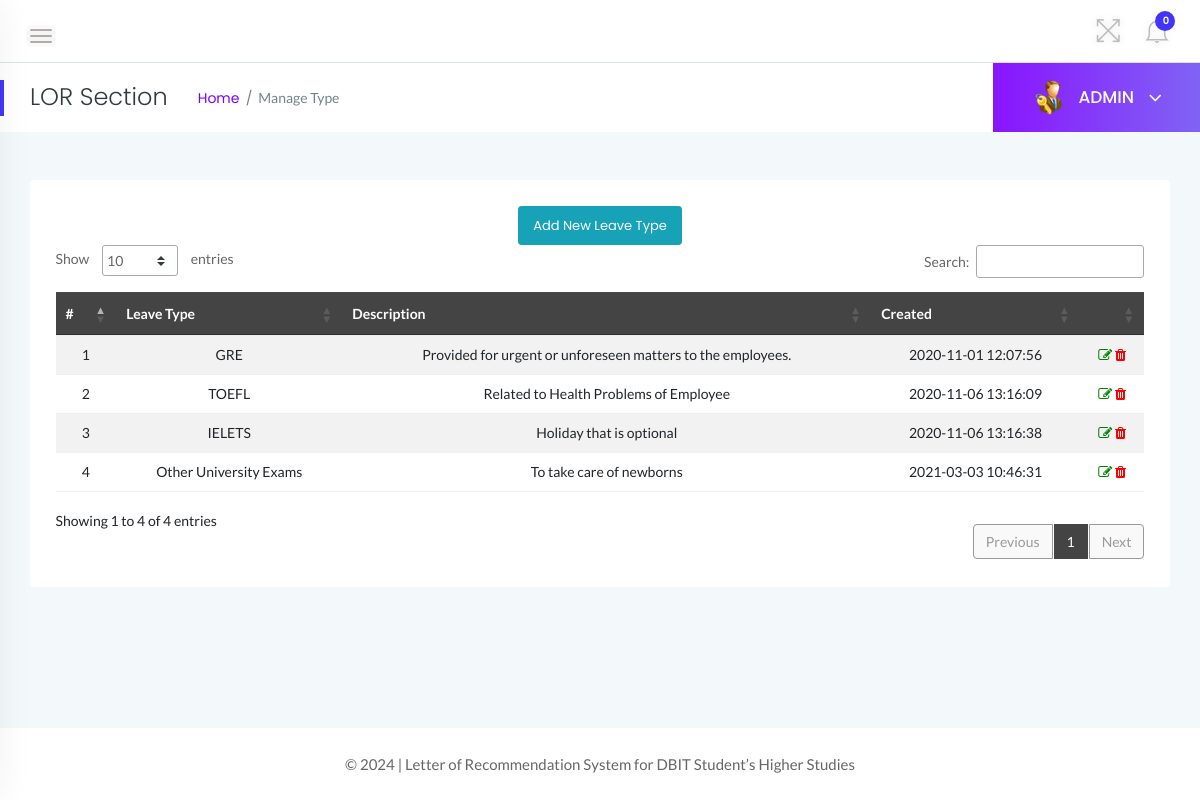
Page /admin/lor-section.php (signed in) on the committed database.
### tables this page shows
CREATE TABLE `tblleavetype` (
  `id` int(11) NOT NULL,
  `LeaveType` varchar(200) DEFAULT NULL,
  `Description` mediumtext,
  `CreationDate` timestamp NOT NULL DEFAULT CURRENT_TIMESTAMP
);

### admin/lor-section.php (the view, shortened to what this page needs)
<?php
    if(strlen($_SESSION['alogin'])==0){
    header('location:index.php');
    } else {
?>
<!doctype html>
<html class="no-js" lang="en">
<head>
    <link rel="stylesheet" href="../assets/css/bootstrap.min.css">
    <link rel="stylesheet" href="../assets/css/font-awesome.min.css">
    <link rel="stylesheet" href="../assets/css/themify-icons.css">
    <link rel="stylesheet" href="../assets/css/metisMenu.css">
    <link rel="stylesheet" href="../assets/css/owl.carousel.min.css">
    <link rel="stylesheet" href="../assets/css/slicknav.min.css">
    <link rel="stylesheet" href="https://www.amcharts.com/lib/3/plugins/export/export.css" type="text/css" media="all" />
    <link rel="stylesheet" type="text/css" href="https://cdn.datatables.net/1.10.19/css/jquery.dataTables.css">
    <link rel="stylesheet" type="text/css" href="https://cdn.datatables.net/1.10.18/css/dataTables.bootstrap4.min.css">
    <link rel="stylesheet" type="text/css" href="https://cdn.datatables.net/responsive/2.2.3/css/responsive.bootstrap.min.css">
    <link rel="stylesheet" type="text/css" href="https://cdn.datatables.net/responsive/2.2.3/css/responsive.jqueryui.min.css">
    <link rel="stylesheet" href="../assets/css/typography.css">
    <link rel="stylesheet" href="../assets/css/default-css.css">
    <link rel="stylesheet" href="../assets/css/styles.css">
    <link rel="stylesheet" href="../assets/css/responsive.css">
</head>
<body>
    <div class="page-container">
        <div class="main-content">
            <div class="header-area">
                <div class="row align-items-center">
                    <div class="col-md-6 col-sm-8 clearfix">
                        <div class="nav-btn pull-left">
                            <span></span>
                            <span></span>
                            <span></span>
                        </div>
                    </div>
                    <div class="col-md-6 col-sm-4 clearfix">
                        <ul class="notification-area pull-right">
                            <li id="full-view"><i class="ti-fullscreen"></i></li>
                            <?php include '../includes/admin-notification.php'?>
                        </ul>
                    </div>
                </div>
            </div>
            <div class="page-title-area">
                <div class="row align-items-center">
                    <div class="col-sm-6">
                        <div class="breadcrumbs-area clearfix">
                            <h4 class="page-title pull-left">LOR Section</h4>
                            <ul class="breadcrumbs pull-left">
                                <li><a href="dashboard.php">Home</a></li>
                                <li><span>Manage Type</span></li>
                            </ul>
                        </div>
                    </div>
                    <div class="col-sm-6 clearfix">
                        <div class="user-profile pull-right">
                            <img class="avatar user-thumb" src="../assets/images/admin.png" alt="avatar">
                            <h4 class="user-name dropdown-toggle" data-toggle="dropdown">ADMIN <i class="fa fa-angle-down"></i></h4>
                        </div>
                    </div>
                </div>
            </div>
            <div class="main-content-inner">
                <div class="row">
                    <div class="col-12 mt-5">
                        <div class="card">
                            <div class="card-body">
                                <div class="data-tables datatable-dark">
                                <center><a href="add-leavetype.php" class="btn btn-sm btn-info">Add New Leave Type</a></center>
                                    <table id="dataTable3" class="table table-hover table-striped text-center">
                                        <thead class="text-capitalize">
                                            <tr>
                                                <th>#</th>
                                                <th>Leave Type</th>
                                                <th>Description</th>
                                                <th>Created</th>
                                                <th></th>
                                            </tr>
                                        </thead>
                                        <tbody>
                                        <?php $sql = "SELECT * from tblleavetype";
                                        $query = $dbh -> prepare($sql);
                                        $query->execute();
                                        $results=$query->fetchAll(PDO::FETCH_OBJ);
                                        $cnt=1;
                                        if($query->rowCount() > 0)
                                        {
                                        foreach($results as $result)
                                        {               ?>
                                        <tr>
                                            <td> <?php echo htmlentities($cnt);?></td>
                                            <td><?php echo htmlentities($result->LeaveType);?></td>
                                            <td><?php echo htmlentities($result->Description);?></td>
                                            <td><?php echo htmlentities($result->CreationDate);?></td>
                                            <td><a href="edit-leaveType.php?lid=<?php echo htmlentities($result->id);?>"><i class="fa fa-edit" style="color:green"></i></a>
                                            <a href="leave-section.php?del=<?php echo htmlentities($result->id);?>" onclick="return confirm('Do you want to delete?');"> <i class="fa fa-trash" style="color:red"></i></a> </td>
                                        </tr>
                                         <?php $cnt++;} }?>
                                    </tbody>
                                    </table>
                                </div>
                            </div>
                        </div>
                    </div>
                </div>
                </div>
            </div>
            <?php include '../includes/footer.php' ?>
        </div>
</body>
</html>
<?php } ?>

### assets/css/styles.css (style rules this page uses)
.page-container { width: 100%; height: 100%; min-height: 100vh; padding-left: 280px; -webkit-transition: padding-left 0.3s ease 0s; transition: padding-left 0.3s ease 0s; }
.sbar_collapsed.page-container { padding-left: 0; }
.card { border: none; border-radius: 4px; background-color: #fff; -webkit-transition: all 0.3s ease 0s; transition: all 0.3s ease 0s; }
.card-body { padding: 25.6px; padding: 1.6rem; }
.main-content { width: 100%; background: #f3f8fb; }
.main-content-inner { padding: 0 30px 50px; }
.header-area { padding: 15px 30px; background: #fff; border-bottom: 1px solid #d8e3e7; }
.nav-btn { margin: 10px 30px 0 0; cursor: pointer; }
.nav-btn span { display: block; width: 22px; height: 2px; background: #b3aaaa; margin: 4px 0; border-radius: 15px; -webkit-transition: all 0.3s ease 0s; transition: all 0.3s ease 0s; box-shadow: 0 0 0 4px rgba(99, 96, 96, 0.03); }
.nav-btn span:nth-child(2) { opacity: 0; }
.nav-btn span:first-child { -webkit-transform: rotate(45deg) translate(5px, 5px); transform: rotate(45deg) translate(5px, 5px); }
.nav-btn span:last-child { -webkit-transform: rotate(-45deg) translate(3px, -3px); transform: rotate(-45deg) translate(3px, -3px); }
.sbar_collapsed .nav-btn span { transform: none; opacity: 1; }
.notification-area { -webkit-user-select: none; -moz-user-select: none; -ms-user-select: none; user-select: none; position: relative; z-index: 1; }
.notification-area li { display: inline-block; margin-left: 20px; cursor: pointer; -webkit-user-select: none; -moz-user-select: none; -ms-user-select: none; user-select: none; }
.notification-area li > i { font-size: 26px; color: #bdbcbc; vertical-align: middle; text-shadow: 0 0 8px rgba(0, 0, 0, 0.12); -webkit-transition: color 0.3s ease 0s; transition: color 0.3s ease 0s; }
.notification-area li#full-view { display: inline-block; }
.page-title-area { padding: 0 30px; background: #fff; position: relative; }
.page-title-area:before { content: ""; position: absolute; left: 0; top: 50%; width: 4px; height: 36px; background: var(--primary-color); -webkit-transform: translateY(-50%); transform: translateY(-50%); }
.page-title { font-size: 24px; font-weight: 300; color: #313b3d; letter-spacing: 0; margin-right: 30px; }
ul.breadcrumbs { margin-top: 4px; }
.breadcrumbs li { display: inline-block; }
.breadcrumbs li a, .breadcrumbs li span { display: block; font-size: 14px; font-weight: 400; color: #7801ff; letter-spacing: 0; margin-right: 16px; position: relative; }
.breadcrumbs li a:before { content: "/"; color: #768387; position: absolute; right: -13px; top: 0; }
.breadcrumbs li span { margin-right: 0; color: #768387; text-transform: capitalize; }
.user-profile { margin-right: -30px; display: -webkit-box; display: -ms-flexbox; display: flex; -webkit-box-align: center; -ms-flex-align: center; align-items: center; -ms-flex-wrap: wrap; flex-wrap: wrap; background: -webkit-linear-gradient(left, #8914fe 0%, #8063f5 100%); background: linear-gradient(to right, #8914fe 0%, #8063f5 100%); padding: 17px 38px; position: relative; }
.user-profile img.avatar { height: 35px; width: 35px; border-radius: 50%; margin-right: 12px; }
.user-name { font-size: 17px; font-weight: 500; color: #fff; letter-spacing: 0; cursor: pointer; -webkit-user-select: none; -moz-user-select: none; -ms-user-select: none; user-select: none; }
.user-name i { margin-left: 10px; font-size: 21px; vertical-align: middle; position: relative; }
.notification-area .dropdown-toggle, .user-name.dropdown-toggle { position: relative; }
.notification-area .dropdown-toggle:after, .user-name.dropdown-toggle:after { display: none; }
.btn { padding: 11px 17px; font-size: 13px; letter-spacing: 0; }
.btn-sm { padding: 9px 14px; }
table tr th { border-bottom: none; }
table tr th, table tr td { border-top: 1px solid rgba(120, 130, 140, 0.13) !important; }
table.dataTable.no-footer { border-bottom: 1px solid rgba(120, 130, 140, 0.13) !important; }
table.dataTable thead th, table.dataTable thead td { border-bottom-color: transparent; }
.datatable-dark thead { background: #444; color: #fff; }

### rows in the picture
tblleavetype: LeaveType "GRE", Description "Provided for urgent or unforeseen matters to the employees.", CreationDate "2020-11-01 12:07:56"
tblleavetype: LeaveType "TOEFL", Description "Related to Health Problems of Employee", CreationDate "2020-11-06 13:16:09"
tblleavetype: LeaveType "IELETS", Description "Holiday that is optional", CreationDate "2020-11-06 13:16:38"
tblleavetype: LeaveType "Other University Exams", Description "To take care of newborns", CreationDate "2021-03-03 10:46:31"

### other values in the picture
$unreadcount "0"
